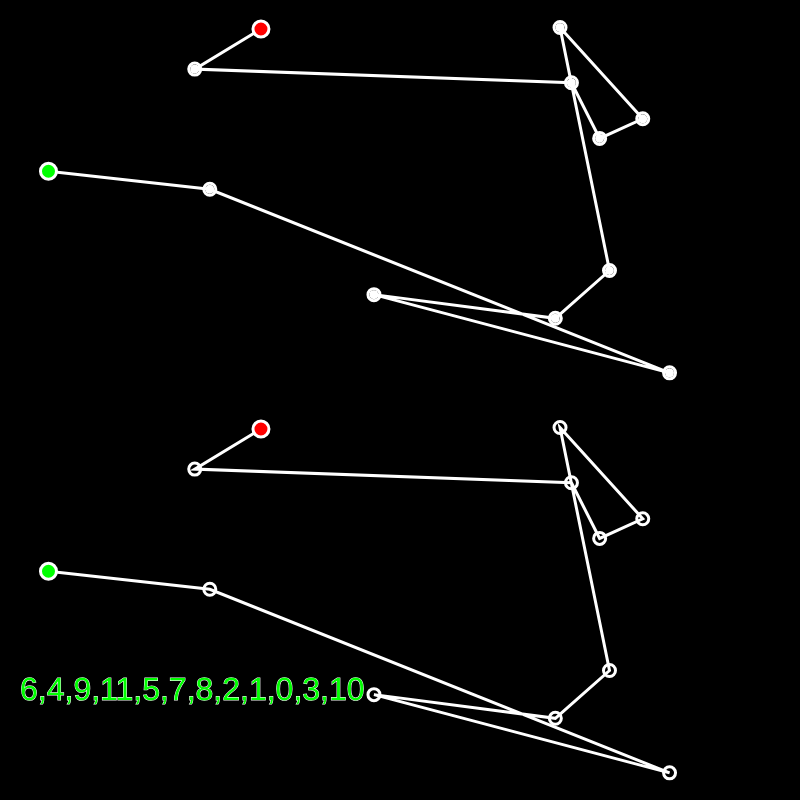
Frame 1 (no input)
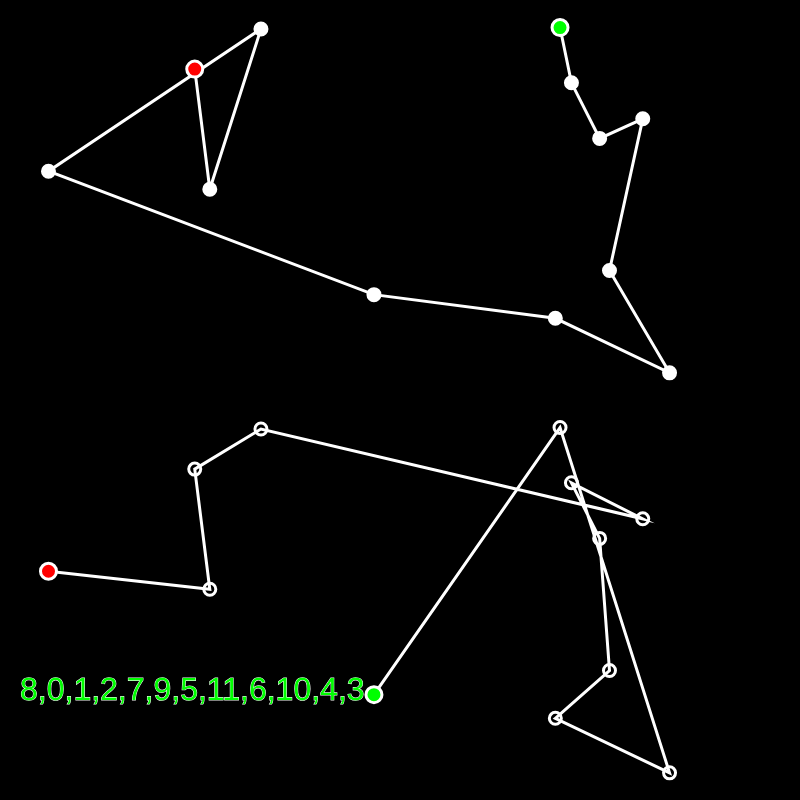
Frame 60 (no input)
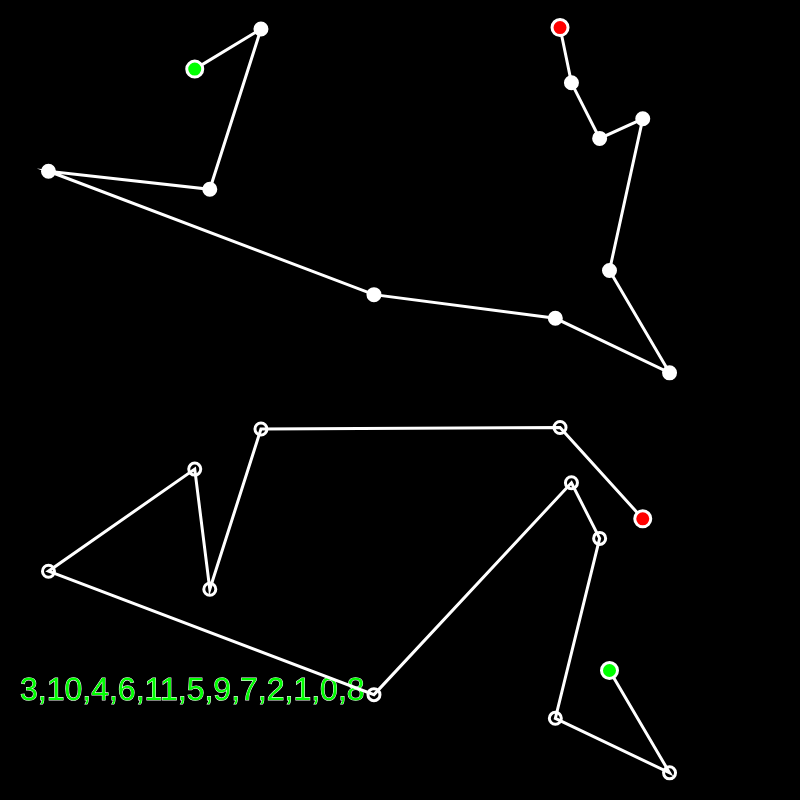
Frame 120 (the mouse pressed at the canvas centre since frame 60)

The p5.js sketch that drew these frames (run headless with seeded random() and noise() and a simulated clock; from frame 60 on, the mouse is pressed at the canvas centre):

// p5.js sketch
// ── sketch.js
var nodes = [];

var totalNodes = 12;
var numberOfPopulations = 500;

var population = [];
var fitness = [];

var bestDistance = Infinity;
var bestPop;
var currentBestPop;

function swap(a, i, j) {
  var temp = a[i];
  a[i] = a[j];
  a[j] = temp;
}

// function shuffle(a, num) {
//   for (let i = 0; i < num; i++) {
//     var indexA = random(a.length);
//     var indexB = random(a.length);
//     swap(a, indexA, indexB);
//   }
// }

function calcDistance(points, order) {
  var sum = 0;
  for (let i = 0; i < order.length - 1; i++) {
    cityAIndex = order[i];
    cityA = points[cityAIndex];
    cityBIndex = order[i + 1];
    cityB = points[cityBIndex];

    var d = dist(cityA.x, cityA.y, cityB.x, cityB.y);
    sum += d;
  }
  return sum;
}

function factorial(n) {
  if (n == 1) {
    return(1);
  } else {
    return(n * factorial(n - 1));
  }
}

function setup() {

  createCanvas(800, 800);

  var order = [];

  for (let i = 0; i < totalNodes; i++) {
    var v = createVector(random(width), random(height / 2));
    nodes[i] = v;
    order[i] = i;
  }

  // creating the number of populations,
  // shuffling to give each a random fitness (order)
  for (let i = 0; i < numberOfPopulations; i++) {
    population[i] = shuffle(order);
  }

  // creating the number of populations
  // shuffling for random order. if any order is the same to existing,
  // reshuffles until different. creates every possibility
  // for (var i = 0; i < numberOfPopulations; i++) {
  //   population[i] = shuffle(order);
  //   for (let j = 0; j < i; j++ ) {
  //     while (population[i] == population[j]) {
  //       population[i] = shuffle(order);
  //     }
  //   }
  // }

  console.log(population);



  // for (let i = 0; i < population.length; i++) {
  //   var pop1 = population[i];
  //   for (let j = 0; j < population.length; j++) {
  //     var pop2 = population[j];
  //     if (pop1 == pop2 && i != j) {
  //       console.log(pop1);
  //       console.log(pop2);
  //     }
  //   }
  // }

}

function draw() {

  background(0);

  // GENETIC ALGORITHM

  // determines fitness' of all populations,
  // normalizes each fitness between 0-100%;

  calculateFitness();
  normalizeFitness();

  // draw current best population before each next generation is produced

  // producing new populations based on population(s) with best fitness;
  nextGeneration();

  for (let i = 0; i < totalNodes; i++) {
    fill(255);
    ellipse(nodes[i].x, nodes[i].y, 10, 10);
  }

  stroke(255);
  strokeWeight(3);
  noFill();
  beginShape();
  for (let i = 0; i < bestPop.length; i++) {
    var n = bestPop[i];
    vertex(nodes[n].x, nodes[n].y);
    ellipse(nodes[n].x, nodes[n].y, 12, 12);

  }
  endShape();

  // first element in bestPop array (start)
  var firstNode = bestPop[0];
  fill(0, 255, 0);
  ellipse(nodes[firstNode].x, nodes[firstNode].y, 16, 16);
  var lastNode = bestPop[bestPop.length - 1];
  fill(255, 0, 0);
  ellipse(nodes[lastNode].x, nodes[lastNode].y, 16, 16);

  for (let i = 0; i < bestPop.length; i++) {
    var s = bestPop;
  }
  textSize(32);
  strokeWeight(1);
  fill(0, 255, 0);
  text(s, 20, height - 100);

  translate(0, height / 2);
  stroke(255);
  strokeWeight(3);
  noFill();
  beginShape();
  for (let i = 0; i < currentBestPop.length; i++) {
    var n = currentBestPop[i];
    vertex(nodes[n].x, nodes[n].y);
    ellipse(nodes[n].x, nodes[n].y, 12, 12);

  }
  endShape();

  // first element in bestPop array (start)
  var firstNode = currentBestPop[0];
  fill(0, 255, 0);
  ellipse(nodes[firstNode].x, nodes[firstNode].y, 16, 16);
  var lastNode = currentBestPop[bestPop.length - 1];
  fill(255, 0, 0);
  ellipse(nodes[lastNode].x, nodes[lastNode].y, 16, 16);

  // translate(0, height / 2);
  // stroke(255);
  // strokeWeight(2);
  // noFill();
  // beginShape();
  // for (let i = 0; i < bestCurrentPop.length; i++) {
  //   var n = bestCurrentPop[i];
  //   vertex(nodes[n].x, nodes[x].y);
  //   ellipse(nodes[n].x, nodes[n].y, 12, 12);
  // }
  // endShape()

}

// ── ga.js

function calculateFitness() {
  var currentRecordDistance = Infinity;
  for (var i = 0; i < population.length; i++) {
    // population is array of 10 different orders of paths
    // calculating the distance of each 10 different orders
    // setting bestDistance to population with lowest distance (highest fitness)
    var d = calcDistance(nodes, population[i]);

    if (d < bestDistance) {
      bestDistance = d;
      bestPop = population[i];
    }

    if (d < currentRecordDistance) {
      currentRecordDistance = d;
      currentBestPop = population[i];
    }

    // the lower the distance, the higher the fitness (better path)
    // inverting (inverse) -> higher distance = lower fitness
    fitness[i] = 1 / (d + 1);
  }
}

function normalizeFitness() {
  var sum = 0;
  for (let i = 0; i < fitness.length; i++) {
    sum += fitness[i];
  }

  for (let i = 0; i < fitness.length; i++) {
    fitness[i] = fitness[i] / sum;
  }

}

function nextGeneration() {
  var newPopulation = [];

  for (let i = 0; i < population.length; i++) {
    // higher fitness value, higher chance of getting picked
    var orderA = pickOne(population, fitness);
    var orderB = pickOne(population, fitness);
    // crosses over two random orders of high fitness, returns slice of new array
    var order = crossOver(orderA, orderB);
    // newPopulation will fill more with always higher fitness populations
    mutate(order, 0.01);
    newPopulation[i] = order;
    // which will then mutate to produce changed populations ->
    // which will then factor out higher populations, and so on. evolution.
  }
  population = newPopulation;
}

function pickOne(list, prob) {
  var index = 0;
  var r = random(1);

  while (r > 0) {
    r = r - prob[index];
    index++;
  }
  index--;
  return list[index].slice();
}

function crossOver(orderA, orderB) {

  var start = floor(random(orderA.length));
  var end = floor(random(start + 1, orderA.length));
  var newOrder = orderA.slice(start, end);

  for (let i = 0; i < orderB.length; i++) {
    var node = orderB[i];
    if (!newOrder.includes(node)) {
      newOrder.push(node);
    }
  }
  // returns the array of crossed over array's A and B;
  return newOrder;
}

function mutate(order, mutationRate) {
  for (let i = 0; i < totalNodes; i++) {
    if (random(1) < mutationRate) {
      var indexA = floor(random(order.length));
      //var indexB = floor(random(order.length));
      var indexB = (indexA + 1) % totalNodes;
      swap(order, indexA, indexB)
    }
  }
}
